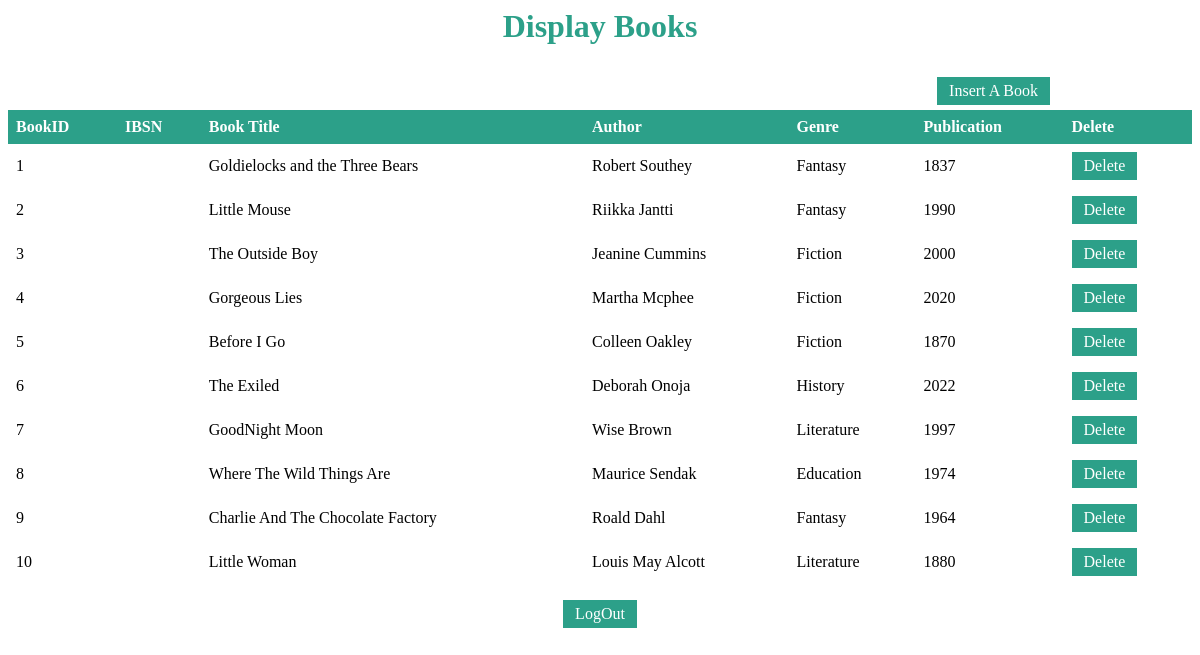
The app's page /home.php with its own data.
### tables this page shows
CREATE TABLE `displaybooks` (
  `BookID` int(10) UNSIGNED NOT NULL,
  `ISBN` varchar(100) NOT NULL,
  `booktitle` varchar(100) NOT NULL,
  `author` varchar(80) NOT NULL,
  `genre` enum('History','Comics','Fiction','Non-Fiction','Biography','Medical','Fantasy','Education','Sports','Technology','Literature') NOT NULL,
  `publication` varchar(80) NOT NULL
);

### home.php (the view, shortened to what this page needs)
<html lang="en">
<head>
    <link rel="stylesheet" href="css/main.css">
</head>
<body>
<div id="container">
<h2>Display Books</h2>
<div id="btn_add">
<a href="insertbooks.php">Insert A Book</a>
</div>
</div>
<div id="content">
<?php
require_once('config.php');
$sql ="SELECT BookID,ISBN,booktitle,author, genre, publication FROM displaybooks";
$response = @mysqli_query($connection, $sql);
if($response){
    echo'<table>
    <tr>
    <th>BookID</th>
    <th>IBSN</th>
    <th>Book Title</th>
    <th>Author</th>
    <th>Genre</th>
    <th>Publication</th>
    <th>Delete</th>
    </tr>';
    while($row = mysqli_fetch_array($response)){
        echo '
            <tr>
            <td>'.$row['BookID'].'</td>
            <td>'.$row['IBSN'].'</td>
            <td>'.$row['booktitle'].'</td>
            <td>'.$row['author'].'</td>
            <td>'.$row['genre'].'</td>
            <td>'.$row['publication'].'</td>
		    <td><a href="delete.php?BookID='.$row['booktitle'].'">Delete</a></td>
            </tr>';
    }
   echo '</table>';
}
else {
    echo "Could not get a response from database".mysqli_error($connection);
}
?>
<p align="center"><a href="index.php" style="text-decoration:none;">LogOut</a>
</div>
</body>
</html>

### css/main.css (style rules this page uses)
body { background-color: #EEE; }
#container { width: 900px; margin-left:auto; margin-right:auto; }
h2 { color: #2ca089; text-align: center; font-size: 2em; }
a:link, a:visited { background-color: #2ca089; color: white; padding: 5px 12px; text-align: center; text-decoration: none; display: inline-block; }
#btn_add { padding: 5px 0px; text-align: right; }
table { border-collapse: collapse; width: 100%; }
th, td { text-align: left; padding: 8px; }
tr:nth-child(even) { background-color: white; }
th { background-color: #2ca089; color: white; }
@media only screen and (min-width: 600px) { body { background-color: #fff } }
@media only screen and (min-width: 768px) { body { background-color: #fff; } }
@media only screen and (min-width: 992px) { body { background-color: #fff; } }
@media only screen and (min-width: 1200px) { body { background-color: #fff; } }

### records on screen
displaybooks: BookID "1", booktitle "Goldielocks and the Three Bears", author "Robert Southey", genre "Fantasy", publication "1837"
displaybooks: BookID "2", booktitle "Little Mouse", author "Riikka Jantti", genre "Fantasy", publication "1990"
displaybooks: BookID "3", booktitle "The Outside Boy", author "Jeanine Cummins", genre "Fiction", publication "2000"
displaybooks: BookID "4", booktitle "Gorgeous Lies", author "Martha Mcphee", genre "Fiction", publication "2020"
displaybooks: BookID "5", booktitle "Before I Go", author "Colleen Oakley", genre "Fiction", publication "1870"
displaybooks: BookID "6", booktitle "The Exiled", author "Deborah Onoja", genre "History", publication "2022"
displaybooks: BookID "7", booktitle "GoodNight Moon", author "Wise Brown", genre "Literature", publication "1997"
displaybooks: BookID "8", booktitle "Where The Wild Things Are", author "Maurice Sendak", genre "Education", publication "1974"
displaybooks: BookID "9", booktitle "Charlie And The Chocolate Factory", author "Roald Dahl", genre "Fantasy", publication "1964"
displaybooks: BookID "10", booktitle "Little Woman", author "Louis May Alcott", genre "Literature", publication "1880"
